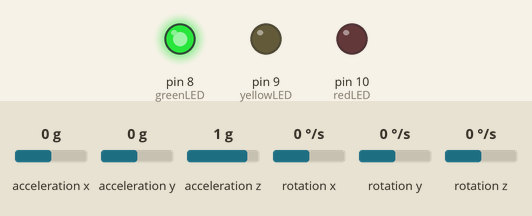
The sketch below on a simulated Arduino Uno, built with avr-gcc and run on an emulated ATmega328P. Parts: output pins drawn as LEDs (lit = HIGH). Inputs (shaded band) come from the test bench; at power-on: acceleration x 0 g, acceleration y 0 g, acceleration z 1 g, rotation x 0 °/s, rotation y 0 °/s, rotation z 0 °/s. What the sketch prints to the serial monitor is not drawn.

Above: at 0.1 s.
At 0.7 s:
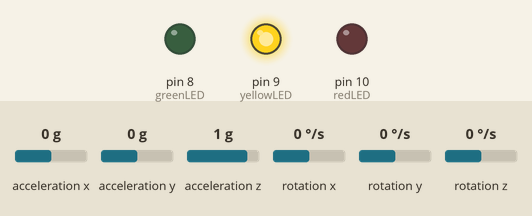
At 4.1 s:
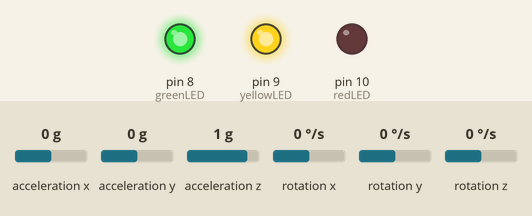
At 7.6 s:
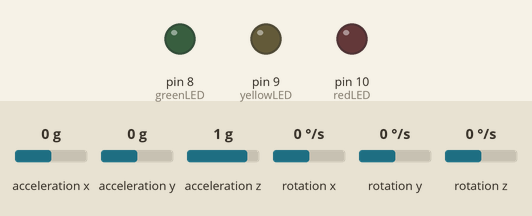
Timing chart, 0 to 9.1 s (numbered marks = the images above):
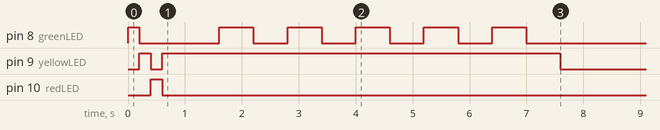

The sketch:

sketch_nov30c.ino
```cpp
#include <Wire.h>
#include <MPU6050.h>

MPU6050 mpu;

// ============================================================================
// CONFIGURATION
// ============================================================================
const uint32_t SAMPLE_RATE_HZ = 100;
const uint32_t SAMPLE_INTERVAL_US = 10000;  // 10ms = 100 Hz

const int CALIBRATION_SAMPLES = 500;

// LED pins
const int greenLED = 8;
const int yellowLED = 9;
const int redLED = 10;

// ============================================================================
// CALIBRATION
// ============================================================================
int32_t ax_offset = 0;
int32_t ay_offset = 0;
int32_t az_offset = 0;

// ============================================================================
// HIGH-PASS FILTER (DC REMOVAL)
// ============================================================================
const int32_t HP_ALPHA = 32112;  // 0.98 * 32768
struct HPFilter {
  int32_t prev_in = 0;
  int32_t prev_out = 0;

  int32_t apply(int32_t input) {
    int32_t diff = input - prev_in;
    int32_t output = ((int64_t)HP_ALPHA * (prev_out + diff)) >> 15;
    prev_in = input;
    prev_out = output;
    return output;
  }
};

// ============================================================================
// LOW-PASS FILTER
// ============================================================================
const int32_t LP_ALPHA = 18022;  // 0.55 * 32768
struct LPFilter {
  int32_t prev_out = 0;

  int32_t apply(int32_t input) {
    int32_t output = ((int64_t)LP_ALPHA * input +
                      (int64_t)(32768 - LP_ALPHA) * prev_out) >> 15;
    prev_out = output;
    return output;
  }
};

HPFilter hp_x, hp_y, hp_z;
LPFilter lp_x, lp_y, lp_z;

// ============================================================================
// TIMING
// ============================================================================
uint32_t next_sample = 0;
uint32_t sample_count = 0;

// ============================================================================
// LED CONTROL
// ============================================================================
unsigned long led_timer[3] = {0, 0, 0};
const unsigned long LED_TIME = 200;
const float MOVE_THRESH = 0.05;

// ============================================================================
// SETUP
// ============================================================================
void setup() {
  Wire.begin();
  Wire.setClock(400000);
  Serial.begin(115200);

  pinMode(greenLED, OUTPUT);
  pinMode(yellowLED, OUTPUT);
  pinMode(redLED, OUTPUT);

  // LED test
  digitalWrite(greenLED, HIGH); delay(200); digitalWrite(greenLED, LOW);
  digitalWrite(yellowLED, HIGH); delay(200); digitalWrite(yellowLED, LOW);
  digitalWrite(redLED, HIGH); delay(200); digitalWrite(redLED, LOW);

  Serial.println(F("# HFOV Monitor v3.0 - Simplified"));

  mpu.initialize();
  mpu.setFullScaleAccelRange(MPU6050_ACCEL_FS_2);
  mpu.setDLPFMode(MPU6050_DLPF_BW_42);
  mpu.setRate(9);
  mpu.setSleepEnabled(false);

  if (!mpu.testConnection()) {
    Serial.println(F("# ERROR: MPU6050 failed"));
    while (1) {
      digitalWrite(redLED, !digitalRead(redLED));
      delay(500);
    }
  }

  Serial.println(F("# MPU6050 OK"));

  // Calibrate
  Serial.println(F("# Calibrating - keep still 5 sec"));
  digitalWrite(yellowLED, HIGH);
  delay(1000);

  int64_t sum_ax = 0, sum_ay = 0, sum_az = 0;
  for (int i = 0; i < CALIBRATION_SAMPLES; i++) {
    int16_t ax, ay, az;
    mpu.getAcceleration(&ax, &ay, &az);
    sum_ax += ax;
    sum_ay += ay;
    sum_az += az;
    if (i % 50 == 0) digitalWrite(greenLED, !digitalRead(greenLED));
    delay(10);
  }

  ax_offset = sum_ax / CALIBRATION_SAMPLES;
  ay_offset = sum_ay / CALIBRATION_SAMPLES;
  az_offset = sum_az / CALIBRATION_SAMPLES;

  digitalWrite(greenLED, LOW);
  digitalWrite(yellowLED, LOW);

  Serial.println(F("# Calibration done"));
  Serial.println(F("# Streaming: ax,ay,az (100 Hz)"));
  Serial.println(F("# ============================"));

  next_sample = micros();
}

// ============================================================================
// MAIN LOOP
// ============================================================================
void loop() {
  uint32_t now = micros();

  // Fixed-rate sampling at 100 Hz
  if (now - next_sample >= SAMPLE_INTERVAL_US) {
    next_sample = now;

    // Read sensor
    int16_t ax_raw, ay_raw, az_raw;
    mpu.getAcceleration(&ax_raw, &ay_raw, &az_raw);

    // Apply calibration
    int32_t ax = (int32_t)ax_raw - ax_offset;
    int32_t ay = (int32_t)ay_raw - ay_offset;
    int32_t az = (int32_t)az_raw - az_offset;

    // Apply DC removal
    int32_t ax_hp = hp_x.apply(ax);
    int32_t ay_hp = hp_y.apply(ay);
    int32_t az_hp = hp_z.apply(az);

    // Apply low-pass filter
    int32_t ax_f = lp_x.apply(ax_hp);
    int32_t ay_f = lp_y.apply(ay_hp);
    int32_t az_f = lp_z.apply(az_hp);

    // Convert to g and output
    float ax_g = ax_f / 16384.0;
    float ay_g = ay_f / 16384.0;
    float az_g = az_f / 16384.0;

    Serial.print(ax_g, 4);
    Serial.print(F(","));
    Serial.print(ay_g, 4);
    Serial.print(F(","));
    Serial.println(az_g, 4);

    // Update LEDs
    unsigned long t = millis();
    if (abs(ax_g) > MOVE_THRESH) led_timer[0] = t;
    if (abs(ay_g) > MOVE_THRESH) led_timer[1] = t;
    if (abs(az_g) > MOVE_THRESH) led_timer[2] = t;

    digitalWrite(greenLED, (t - led_timer[0] < LED_TIME) ? HIGH : LOW);
    digitalWrite(yellowLED, (t - led_timer[1] < LED_TIME) ? HIGH : LOW);
    digitalWrite(redLED, (t - led_timer[2] < LED_TIME) ? HIGH : LOW);

    sample_count++;
  }
}
```
